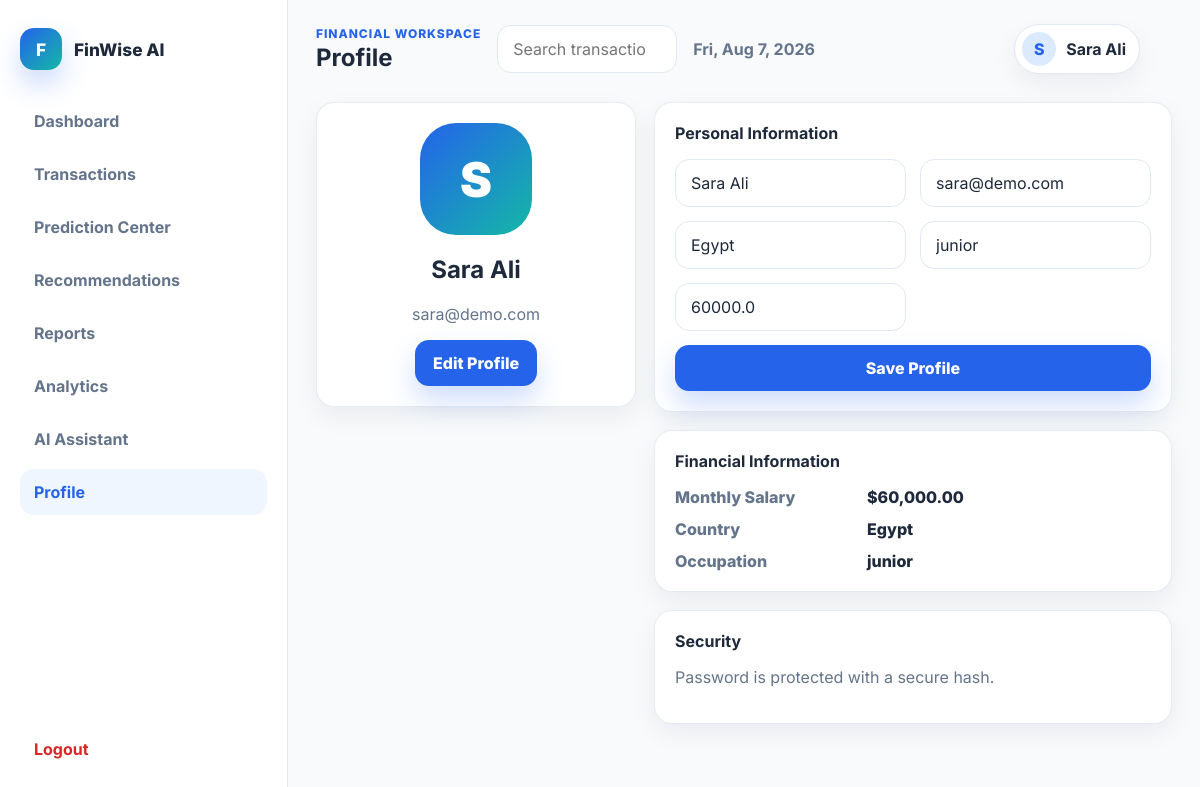
Screenshot of /profile (signed in) with the database file from the repository.
### models/user.py (models this page shows, shortened)
class User(db.Model):
    __tablename__ = "users"
    id = db.Column(db.Integer, primary_key=True)
    name = db.Column(db.String(100), nullable=False)
    email = db.Column(db.String(255), unique=True, nullable=False)
    password_hash = db.Column(db.String(255), nullable=False)
    age = db.Column(db.Integer)
    country = db.Column(db.String(100))
    occupation_level = db.Column(db.String(100))
    salary = db.Column(db.Float)
    created_at = db.Column(
        db.DateTime,
        default=datetime.utcnow
    )
    transactions = db.relationship(
        "Transaction",
        back_populates="user",
        cascade="all, delete-orphan"
    )

### app.py (the view, shortened to what this page needs)
@app.route(
    "/profile",
    methods=["GET", "POST"]
)
@login_required
def profile():
    user = current_user()
    return render_template(
        "app/profile.html",
        page_title="Profile",
        active_page="profile",
        user=user
    )

### app.py (called while the page is built, shortened)
def current_user():
    user_id = session.get("user_id")
    if not user_id:
        return None
    return db.session.get(User, user_id)

def login_required(view):
    @wraps(view)
    def wrapper(*args, **kwargs):
        if current_user() is None:
            return redirect(url_for("login"))
        return view(*args, **kwargs)
    return wrapper

@app.context_processor
def inject_user():
    user = current_user()
    return {
        "user": user,
        "money": money
    }

### services/finance_service.py (called while the page is built)
def money(value):
    return f"${Decimal(value or 0):,.2f}"

### templates/app/profile.html (shortened to what this page needs)
{% extends "layout/base.html" %}
{% block styles %}<link rel="stylesheet" href="{{ url_for('static', filename='css/profile.css') }}">{% endblock %}
{% block content %}
<section class="profile-layout">
  <aside class="card profile-card"><div class="avatar">{{ user.name[:1] }}</div><h2>{{ user.name }}</h2><p class="muted">{{ user.email }}</p><button class="primary-button" data-profile-edit>Edit Profile</button></aside>
  <section class="profile-sections">
    <article class="card">
      <div class="card-header"><h2>Personal Information</h2></div>
      <form class="form-grid" method="post">
        <input name="name" value="{{ user.name }}" required>
        <input name="email" type="email" value="{{ user.email }}" required>
        <input name="country" value="{{ user.country or '' }}" placeholder="Country">
        <input name="occupation" value="{{ user.occupation_level or '' }}" placeholder="Occupation">
        <input name="salary" type="number" step="0.01" value="{{ user.salary or 0 }}" placeholder="Monthly salary">
        <button class="primary-button full-row" type="submit">Save Profile</button>
      </form>
    </article>
    <article class="card"><div class="card-header"><h2>Financial Information</h2></div><dl class="info-list"><dt>Monthly Salary</dt><dd>{{ money(user.salary) }}</dd><dt>Country</dt><dd>{{ user.country or '' }}</dd><dt>Occupation</dt><dd>{{ user.occupation_level or '' }}</dd></dl></article>
    <article class="card"><div class="card-header"><h2>Security</h2></div><p class="muted">Password is protected with a secure hash.</p></article>
  </section>
</section>
{% endblock %}

### templates/layout/base.html (shortened to what this page needs)
<!DOCTYPE html>
<html lang="en">
<head>
  <link rel="stylesheet" href="{{ url_for('static', filename='css/style.css') }}">
  <link rel="stylesheet" href="{{ url_for('static', filename='css/responsive.css') }}">
  {% block styles %}{% endblock %}
</head>
<body class="{{ 'auth-body' if auth_page else 'app-body' }}">
{% if auth_page %}
    {% block auth_content %}{% endblock %}
{% else %}
<div class="shell">
    <aside class="sidebar" id="sidebar">
        <a class="brand" href="{{ url_for('dashboard') }}" aria-label="FinWise AI dashboard">
            <span class="brand-mark">F</span>
            <span>FinWise AI</span>
        </a>
        <nav class="side-nav" aria-label="Primary navigation">
            <a class="{{ 'is-active' if active_page == 'dashboard' }}"
               href="{{ url_for('dashboard') }}">
                Dashboard
            </a>
            <a class="{{ 'is-active' if active_page == 'transactions' }}"
               href="{{ url_for('transactions') }}">
                Transactions
            </a>
            <a class="{{ 'is-active' if active_page == 'predictions' }}"
               href="{{ url_for('predictions') }}">
                Prediction Center
            </a>
            <a class="{{ 'is-active' if active_page == 'recommendations' }}"
               href="{{ url_for('recommendations') }}">
                Recommendations
            </a>
            <a class="{{ 'is-active' if active_page == 'reports' }}"
               href="{{ url_for('reports') }}">
                Reports
            </a>
            <a class="{{ 'is-active' if active_page == 'analytics' }}"
               href="{{ url_for('admin_login') }}">
                Analytics
            </a>
            <a class="{{ 'is-active' if active_page == 'chatbot' }}"
               href="{{ url_for('chatbot') }}">
                AI Assistant
            </a>
            <a class="{{ 'is-active' if active_page == 'profile' }}"
               href="{{ url_for('profile') }}">
                Profile
            </a>
        </nav>
        <a class="logout-link" href="{{ url_for('logout') }}">
            Logout
        </a>
    </aside>
    <main class="workspace">
        <header class="topbar">
            <div>
                <p class="eyebrow">Financial workspace</p>
                <h1>{{ page_title }}</h1>
            </div>
            <form class="global-search" role="search">
                <input
                    type="search"
                    id="globalSearch"
                    placeholder="Search transactions, reports, insights">
            </form>
            <time class="current-date" id="currentDate"></time>
            <a class="user-pill" href="{{ url_for('profile') }}">
                <span>{{ user.name[:1] }}</span>
                <strong>{{ user.name }}</strong>
            </a>
        </header>
        {% block content %}{% endblock %}
    </main>
</div>
{% endif %}
</body>
</html>

### static/css/style.css (style rules this page uses)
:root { --primary:#2563eb;--primary-dark:#1d4ed8;--bg:#f8fafc;--card:#fff;--text:#1e293b;--muted:#64748b;--line:#e2e8f0;--soft:#eff6ff;--success:#16a34a;--warning:#f59e0b;--danger:#dc2626;--radius:18px;--shadow:0 18px 45px rgba(15,23,42,.08);--shadow-sm:0 10px 26px rgba(15,23,42,.06) }
* { box-sizing:border-box }
html { scroll-behavior:smooth }
body { margin:0;font-family:Inter,system-ui,-apple-system,Segoe UI,sans-serif;background:var(--bg);color:var(--text) }
a { color:inherit;text-decoration:none }
button,input,select,textarea { font:inherit }
button { cursor:pointer }
.app-body { min-height:100vh }
.shell { display:grid;grid-template-columns:288px minmax(0,1fr);min-height:100vh }
.sidebar { position:sticky;top:0;height:100vh;padding:28px 20px;background:#fff;border-right:1px solid var(--line);display:flex;flex-direction:column;gap:28px;z-index:20 }
.brand { display:inline-flex;align-items:center;gap:12px;font-weight:800;font-size:1.08rem }
.brand-mark { width:42px;height:42px;border-radius:14px;background:linear-gradient(135deg,var(--primary),#14b8a6);color:#fff;display:grid;place-items:center;box-shadow:0 14px 28px rgba(37,99,235,.24) }
.side-nav { display:grid;gap:7px }
.side-nav a,.logout-link { padding:13px 14px;border-radius:14px;color:var(--muted);font-weight:700;transition:.2s ease }
.side-nav a:hover,.logout-link:hover,.side-nav a.is-active { background:var(--soft);color:var(--primary) }
.logout-link { margin-top:auto;color:var(--danger) }
.workspace { min-width:0;padding:24px 28px 40px }
.topbar { display:grid;grid-template-columns:auto minmax(180px,1fr) minmax(220px,420px) auto auto auto;align-items:center;gap:16px;margin-bottom:28px }
.topbar h1 { margin:2px 0 0;font-size:clamp(1.5rem,2vw,2.2rem);letter-spacing:0 }
.eyebrow { margin:0;color:var(--primary);font-size:.75rem;font-weight:800;text-transform:uppercase;letter-spacing:.08em }
.global-search input,.field,input,select,textarea { width:100%;border:1px solid var(--line);border-radius:14px;background:#fff;color:var(--text);padding:13px 15px;outline:none;transition:.2s ease }
.current-date { color:var(--muted);font-weight:700;white-space:nowrap }
.user-pill { display:flex;align-items:center;gap:10px;background:#fff;border:1px solid var(--line);border-radius:999px;padding:7px 13px 7px 7px;box-shadow:var(--shadow-sm) }
.user-pill span { width:34px;height:34px;border-radius:50%;background:#dbeafe;color:var(--primary);display:grid;place-items:center;font-weight:800 }
.card { background:var(--card);border:1px solid rgba(226,232,240,.8);border-radius:var(--radius);box-shadow:var(--shadow-sm);padding:20px;transition:transform .2s ease,box-shadow .2s ease,border-color .2s ease }
.card-header { display:flex;align-items:flex-start;justify-content:space-between;gap:16px;margin-bottom:16px }
.card-header h2,.card-header h3 { margin:0;font-size:1rem }
.muted { color:var(--muted) }
.primary-button,.secondary-button,.ghost-button { border:0;border-radius:14px;padding:13px 18px;font-weight:800;transition:.2s ease;display:inline-flex;align-items:center;justify-content:center;gap:8px;min-height:44px }
.primary-button { background:var(--primary);color:#fff;box-shadow:0 14px 28px rgba(37,99,235,.22) }
.form-grid { display:grid;grid-template-columns:repeat(2,minmax(0,1fr));gap:14px }
.full-row { grid-column:1/-1 }

### static/css/profile.css (style rules this page uses)
.profile-layout { display:grid;grid-template-columns:320px minmax(0,1fr);gap:18px }
.profile-card { text-align:center;height:max-content }
.avatar { width:112px;height:112px;border-radius:36px;background:linear-gradient(135deg,var(--primary),#14b8a6);color:#fff;margin:0 auto 18px;display:grid;place-items:center;font-size:3rem;font-weight:900 }
.profile-sections { display:grid;gap:18px }
.info-list { display:grid;grid-template-columns:180px 1fr;gap:12px;margin:0 }
.info-list dt { color:var(--muted);font-weight:800 }
.info-list dd { margin:0;font-weight:800 }

### rows the page displays
User: name "S", name "Sara Ali", email "sara@demo.com", country "Egypt", occupation "junior", salary "60000.0", salary "$60,000.00", occupation_level "junior"

### other values shown
{{ page_title }} "Profile"
